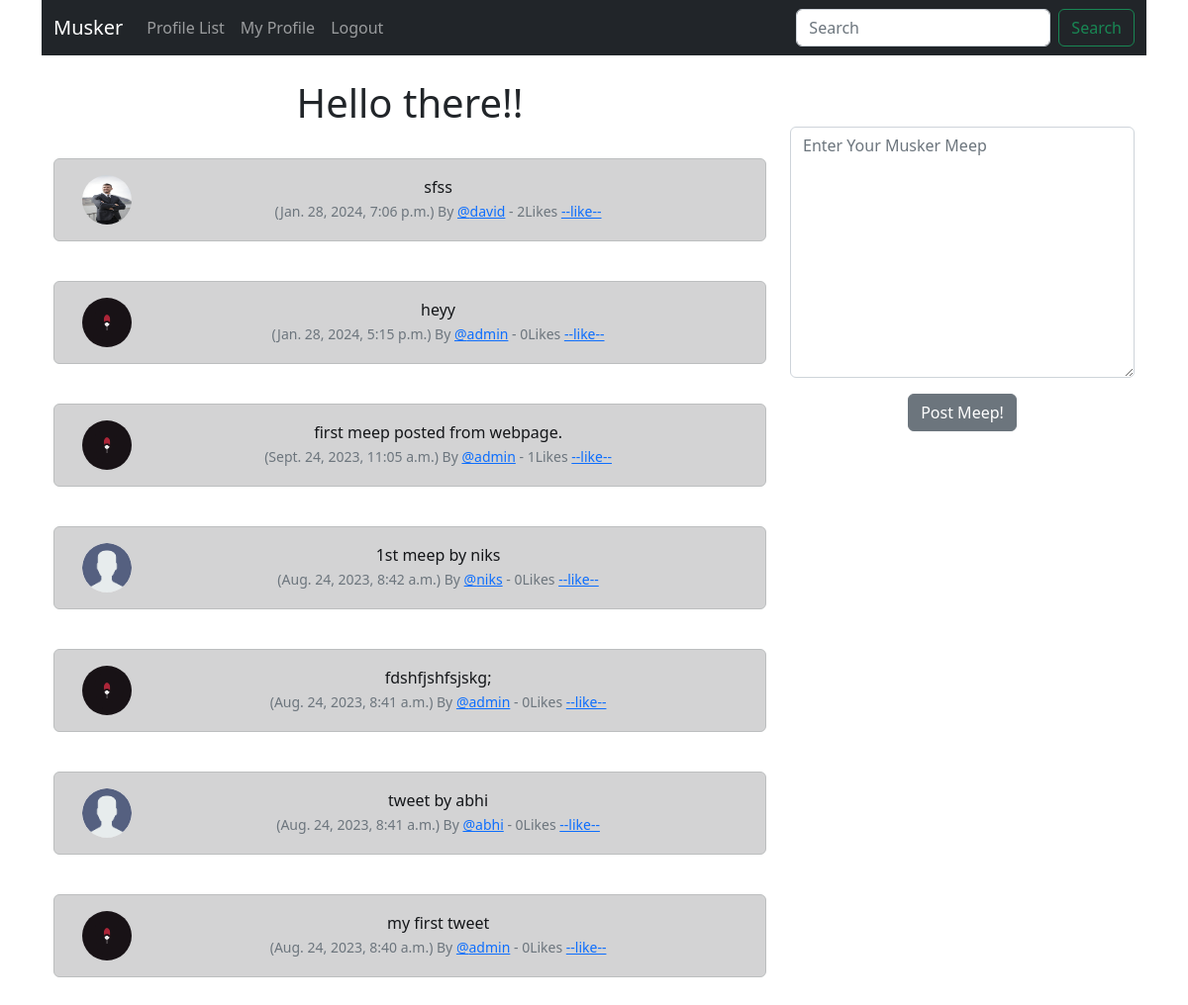
Screenshot of / (signed in) with the database file from the repository.
### musker/models.py (models this page shows, shortened)
class Meep(models.Model):
    user = models.ForeignKey(
        User, related_name="meeps",
        on_delete=models.DO_NOTHING
        )
    body = models.CharField(max_length=200)
    created_at = models.DateTimeField(auto_now=True)
    likes = models.ManyToManyField(User, related_name='meep_like', blank=True)
    def number_of_likes(self):
        return self.likes.count()

class Profile(models.Model):
    user = models.OneToOneField(User, on_delete=models.CASCADE)
    follows = models.ManyToManyField('self',
        related_name="followed_by",
        symmetrical=False,
        blank=True)
    date_modified = models.DateTimeField(User, auto_now=True)
    profile_image = models.ImageField(null=True, blank=True, upload_to="images/")

### musker/views.py (the view, shortened to what this page needs)
# urls.py: path("", views.home, name="home"),
def home(request):
    if request.user.is_authenticated:
        form = MeepForm(request.POST or None)
        meeps = Meep.objects.all().order_by("-created_at")
        return render(request, "home.html", {"meeps": meeps, "form":form})
    else:
        meeps = Meep.objects.all().order_by("-created_at")
        return render(request, "home.html", {"meeps": meeps})

### musker/forms.py
class MeepForm(forms.ModelForm):
    body = forms.CharField(required=True,
        widget=forms.widgets.Textarea(
            attrs={
            "placeholder": "Enter Your Musker Meep",
            "class": "form-control",
            }
            ),
            label="",
        )
    class Meta:
        model=Meep
        exclude = ("user", 'likes')

### musker/templates/home.html
{% extends "base.html"%} {% load static %} {% block content %}
<div class="container text-center">
  <div class="row">
    <div class="col-8">
      <h1>Hello there!!</h1>
      <br />
      {% for meep in meeps %}
      <div class="alert alert-dark" role="alert">
        <div class="container">
          <div class="row">
            <div class="col-1">
              {% if meep.user.profile.profile_image %}
              <img
                src="{{ meep.user.profile.profile_image.url }}"
                width="50"
                height="50"
                class="rounded-circle"
                alt="{{ meep.user.username }}"
              />
              {% else %}
              <img
                src="{% static 'images/dummy.png' %}"
                width="50"
                height="50"
                class="rounded-circle"
                alt="{{ meep.user.username }}"
              />
              {% endif %}
            </div>
            <div class="col-11">
              {{ meep.body }}<br />
              <small class="text-muted">
                ({{ meep.created_at }}) By
                <a href="{% url 'profile' meep.user.id %}">@{{ meep.user }}</a>
                - {{ meep.number_of_likes }}Likes
                  {% if request.user in meep.likes.all %}
                <a href="{% url 'like' meep.id %}"> --Unlike--</a>
                {% else %}
                <a href="{% url 'like' meep.id %}"> --like--</a>
                {% endif %}
              </small>
            </div>
          </div>
        </div>
      </div>
      <br />
      {% endfor %}
    </div>
    <div class="col-4">
      <br /><br />
      {% if form %}
      <form method="POST">
        {% csrf_token %} {{ form.as_p}}
        <button type="submit" class="btn btn-secondary">Post Meep!</button>
      </form>
      {% endif %}
    </div>
  </div>
</div>
{% endblock %}

### rows the page displays
Meep: user.profile.profile_image (picture), body "sfss", created_at "Jan. 28, 2024, 7:06 p.m.", user "david", number_of_likes "2", shows "--like--"
Meep: user.profile.profile_image (picture), body "heyy", created_at "Jan. 28, 2024, 5:15 p.m.", user "admin", number_of_likes "0", shows "--like--"
Meep: user.profile.profile_image (picture), body "first meep posted from webpage.", created_at "Sept. 24, 2023, 11:05 a.m.", user "admin", number_of_likes "1", shows "--like--"
Meep: body "1st meep by niks", created_at "Aug. 24, 2023, 8:42 a.m.", user "niks", number_of_likes "0", shows "--like--"
Meep: user.profile.profile_image (picture), body "fdshfjshfsjskg;", created_at "Aug. 24, 2023, 8:41 a.m.", user "admin", number_of_likes "0", shows "--like--"
Meep: body "tweet by abhi", created_at "Aug. 24, 2023, 8:41 a.m.", user "abhi", number_of_likes "0", shows "--like--"
Meep: user.profile.profile_image (picture), body "my first tweet", created_at "Aug. 24, 2023, 8:40 a.m.", user "admin", number_of_likes "0", shows "--like--"
